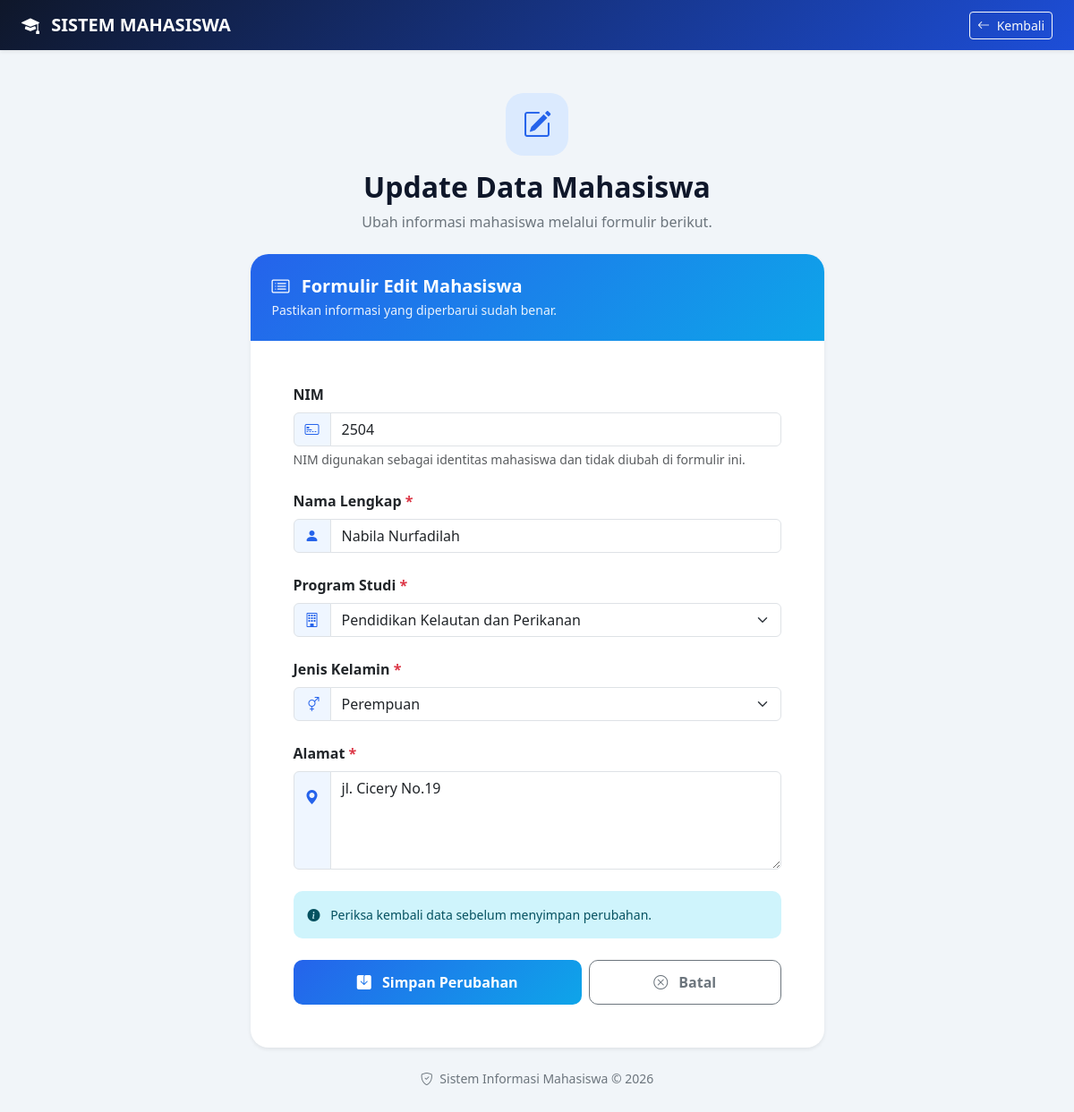
The page /update.php?nim=2504 on the database its author committed.
### tables this page shows
create table mahasiswa(
    nim INT not null primary key,
    nama varchar(50) not null,
    id_prodi int not null,
    jenis_kelamin int not null,
    alamat TEXT not null, 
    constraint fk_mahasiswa_prodi foreign key (id_prodi) references prodi (id_prodi)
);

create table prodi(
    id_prodi int not null primary key,
    nama_prodi varchar(100) not null,
    ketua_prodi varchar(100) not null
);

### update.php (the view, shortened to what this page needs)
<?php
include('koneksi.php');
$nim = $_GET['nim'];
$stmt = mysqli_prepare(
    $koneksi,
    "SELECT nim, nama, id_prodi, jenis_kelamin, alamat
     FROM mahasiswa
     WHERE nim = ?"
);
mysqli_stmt_bind_param($stmt, "s", $nim);
mysqli_stmt_execute($stmt);
$result = mysqli_stmt_get_result($stmt);
$data = mysqli_fetch_assoc($result);
$query_prodi = mysqli_query(
    $koneksi,
    "SELECT id_prodi, nama_prodi FROM prodi"
);
?>
<!DOCTYPE html>
<html lang="id">
<head>
    <link href="https://cdn.jsdelivr.net/npm/bootstrap@5.3.3/dist/css/bootstrap.min.css"
          rel="stylesheet">
    <link rel="stylesheet"
          href="https://cdn.jsdelivr.net/npm/bootstrap-icons@1.11.3/font/bootstrap-icons.min.css">
</head>
<body style="margin:0; min-height:100vh; background:#f1f5f9; font-family:'Segoe UI',sans-serif;">
    <nav class="navbar navbar-dark shadow-sm"
         style="background:linear-gradient(135deg,#0f172a,#1d4ed8);">
        <div class="container-fluid px-4">
            <a href="main.php" class="navbar-brand fw-bold">
                <i class="bi bi-mortarboard-fill me-2"></i>
                SISTEM MAHASISWA
            </a>
            <a href="main.php" class="btn btn-outline-light btn-sm">
                <i class="bi bi-arrow-left me-1"></i>
                Kembali
            </a>
        </div>
    </nav>
    <div class="container py-5">
        <div class="row justify-content-center">
            <div class="col-12 col-lg-8 col-xl-7">
                <div class="mb-4 text-center">
                    <div class="d-flex align-items-center justify-content-center mx-auto mb-3"
                         style="width:70px; height:70px; border-radius:20px; background:#dbeafe; color:#2563eb; font-size:32px;">
                        <i class="bi bi-pencil-square"></i>
                    </div>
                    <h2 class="fw-bold mb-2" style="color:#0f172a;">
                        Update Data Mahasiswa
                    </h2>
                    <p class="text-secondary mb-0">
                        Ubah informasi mahasiswa melalui formulir berikut.
                    </p>
                </div>
                <div class="card border-0 shadow-sm"
                     style="border-radius:20px; overflow:hidden;">
                    <div class="card-header border-0 p-4"
                         style="background:linear-gradient(135deg,#2563eb,#0ea5e9); color:white;">
                        <h5 class="fw-bold mb-1">
                            <i class="bi bi-card-list me-2"></i>
                            Formulir Edit Mahasiswa
                        </h5>
                        <p class="mb-0 small" style="opacity:0.9;">
                            Pastikan informasi yang diperbarui sudah benar.
                        </p>
                    </div>
                    <div class="card-body p-4 p-md-5">
                        <form action="proses_update.php" method="post">
                            <div class="mb-4">
                                <label class="form-label fw-semibold">
                                    NIM
                                </label>
                                <div class="input-group">
                                    <span class="input-group-text"
                                          style="background:#eff6ff; color:#2563eb;">
                                        <i class="bi bi-credit-card-2-front"></i>
                                    </span>
                                    <input
                                        type="text"
                                        class="form-control"
                                        value="<?= htmlspecialchars($data['nim']) ?>"
                                        readonly>
                                </div>
                                <div class="form-text">
                                    NIM digunakan sebagai identitas mahasiswa dan tidak diubah di formulir ini.
                                </div>
                            </div>
                            <div class="mb-4">
                                <label for="nama" class="form-label fw-semibold">
                                    Nama Lengkap <span class="text-danger">*</span>
                                </label>
                                <div class="input-group">
                                    <span class="input-group-text"
                                          style="background:#eff6ff; color:#2563eb;">
                                        <i class="bi bi-person-fill"></i>
                                    </span>
                                    <input
                                        type="text"
                                        class="form-control"
                                        id="nama"
                                        name="nama"
                                        value="<?= htmlspecialchars($data['nama']) ?>"
                                        placeholder="Masukkan nama lengkap"
                                        required>
                                </div>
                            </div>
                            <div class="mb-4">
                                <label for="id_prodi" class="form-label fw-semibold">
                                    Program Studi <span class="text-danger">*</span>
                                </label>
                                <div class="input-group">
                                    <span class="input-group-text"
                                          style="background:#eff6ff; color:#2563eb;">
                                        <i class="bi bi-building"></i>
                                    </span>
                                    <select
                                        name="id_prodi"
                                        id="id_prodi"
                                        class="form-select"
                                        required>
                                        <?php while ($p = mysqli_fetch_assoc($query_prodi)) { ?>
                                            <option
                                                value="<?= htmlspecialchars($p['id_prodi']) ?>"
                                                <?= (string)$data['id_prodi'] === (string)$p['id_prodi'] ? 'selected' : '' ?>>
                                                <?= htmlspecialchars($p['nama_prodi']) ?>
                                            </option>
                                        <?php } ?>
                                    </select>
                                </div>
                            </div>
                            <div class="mb-4">
                                <label for="jenis_kelamin" class="form-label fw-semibold">
                                    Jenis Kelamin <span class="text-danger">*</span>
                                </label>
                                <div class="input-group">
                                    <span class="input-group-text"
                                          style="background:#eff6ff; color:#2563eb;">
                                        <i class="bi bi-gender-ambiguous"></i>
                                    </span>
                                    <select
                                        name="jenis_kelamin"
                                        id="jenis_kelamin"
                                        class="form-select"
                                        required>
                                        <option value="0"
                                            <?= (string)$data['jenis_kelamin'] === '0' ? 'selected' : '' ?>>
                                            Perempuan
                                        </option>
                                    </select>
                                </div>
                            </div>
                            <div class="mb-4">
                                <label for="alamat" class="form-label fw-semibold">
                                    Alamat <span class="text-danger">*</span>
                                </label>
                                <div class="input-group">
                                    <span class="input-group-text align-items-start pt-3"
                                          style="background:#eff6ff; color:#2563eb;">
                                        <i class="bi bi-geo-alt-fill"></i>
                                    </span>
                                    <textarea
                                        name="alamat"
                                        id="alamat"
                                        class="form-control"
                                        rows="4"
                                        placeholder="Masukkan alamat lengkap mahasiswa"
                                        required><?= htmlspecialchars($data['alamat']) ?></textarea>
                                </div>
                            </div>
                            <div class="alert alert-info border-0 small"
                                 style="border-radius:10px;">
                                <i class="bi bi-info-circle-fill me-2"></i>
                                Periksa kembali data sebelum menyimpan perubahan.
                            </div>
                            <div class="d-flex flex-column flex-sm-row gap-2 mt-4">
                                <button
                                    type="submit"
                                    class="btn btn-primary flex-fill fw-semibold"
                                    style="padding:12px; border:0; border-radius:10px; background:linear-gradient(135deg,#2563eb,#0ea5e9);">
                                    <i class="bi bi-save-fill me-2"></i>
                                    Simpan Perubahan
                                </button>
                                <a
                                    href="main.php"
                                    class="btn btn-outline-secondary flex-fill fw-semibold text-center"
                                    style="padding:12px; border-radius:10px;">
                                    <i class="bi bi-x-circle me-2"></i>
                                    Batal
                                </a>
                            </div>
                        </form>
                    </div>
                </div>
                <div class="text-center mt-4">
                    <p class="text-secondary small">
                        <i class="bi bi-shield-check me-1"></i>
                        Sistem Informasi Mahasiswa &copy; <?= date('Y') ?>
                    </p>
                </div>
            </div>
        </div>
    </div>
</body>
</html>

### rows shown on the page
mahasiswa: nim "2504", nama "Nabila Nurfadilah", id_prodi "Pendidikan Kelautan dan Perikanan", jenis_kelamin "Perempuan", alamat "jl. Cicery No.19"
